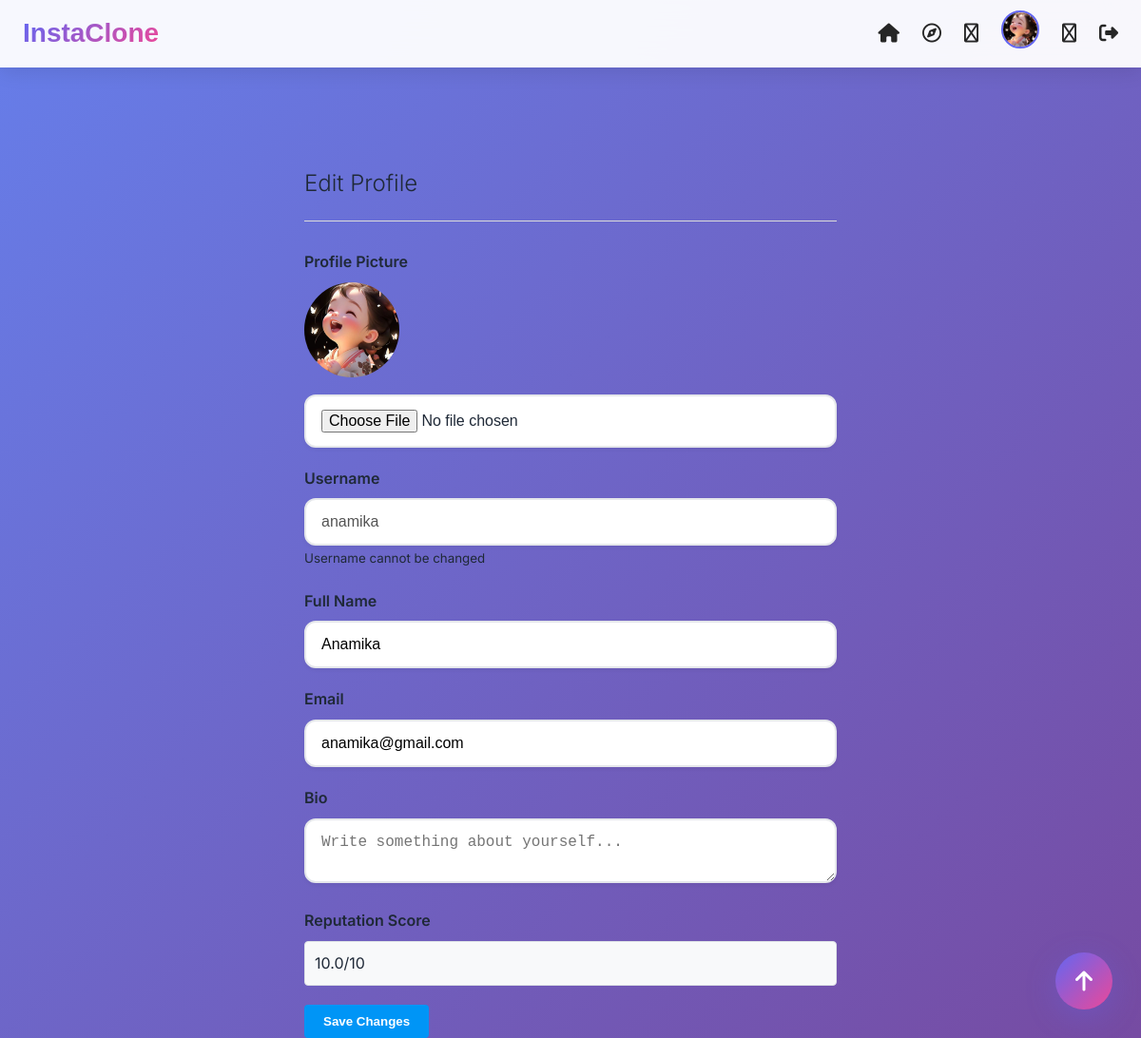
The app's page /settings (signed in), older data.
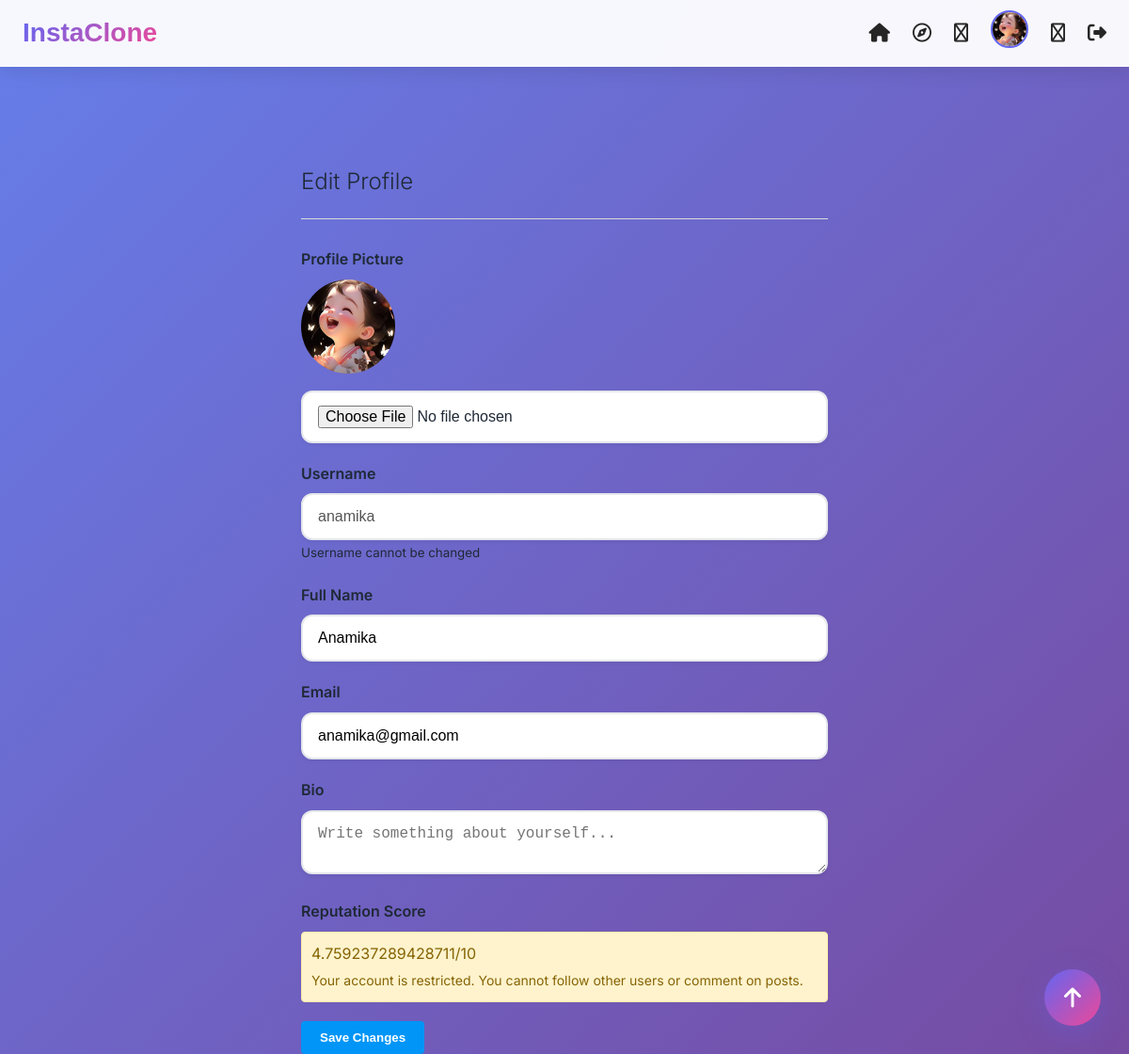
The same page, newer data.
### app.py (models this page shows)
class User(db.Model):
    id = db.Column(db.Integer, primary_key=True)
    username = db.Column(db.String(80), unique=True, nullable=False)
    email = db.Column(db.String(120), unique=True, nullable=False)
    password = db.Column(db.String(200), nullable=False)
    full_name = db.Column(db.String(100), nullable=False)
    bio = db.Column(db.Text, default='')
    profile_pic = db.Column(db.String(200), default='default_profile.png')
    reputation_score = db.Column(db.Float, default=10.0)  # Changed to Float
    created_at = db.Column(db.DateTime, default=datetime.utcnow)
    posts = db.relationship('Post', backref='author', lazy=True)
    comments = db.relationship('Comment', backref='author', lazy=True)
    followers = db.relationship('Follow', foreign_keys='Follow.followed_id', backref='followed', lazy='dynamic')
    following = db.relationship('Follow', foreign_keys='Follow.follower_id', backref='follower', lazy='dynamic')
    likes = db.relationship('Like', backref='user', lazy=True)

### app.py (the view, shortened to what this page needs)
@app.route('/settings', methods=['GET', 'POST'])
def settings():
    user = get_current_user()
    if not user:
        return redirect(url_for('login'))
    return render_template('settings.html', user=user)

### app.py (called while the page is built)
@app.before_request
def before_request():
    if request.endpoint in ['static', 'login', 'register', 'logout']:
        return
    if 'user_id' in session:
        user = db.session.get(User, session['user_id'])
        if user is None:
            session.pop('user_id', None)
            flash('Session expired. Please log in again.', 'error')
            return redirect(url_for('login'))

def get_current_user():
    if 'user_id' not in session:
        return None
    return db.session.get(User, session['user_id'])

### templates/settings.html
{% extends "base.html" %}
{% block content %}
<div class="app-container">
    <nav class="navbar">
        <div class="nav-container">
            <div class="nav-brand">
                <a href="{{ url_for('index') }}">InstaClone</a>
            </div>
            <div class="nav-links">
                <a href="{{ url_for('index') }}"><i class="fas fa-home"></i></a>
                <a href="{{ url_for('explore') }}"><i class="far fa-compass"></i></a>
                <a href="{{ url_for('search') }}"><i class="far fa-search"></i></a>
                <a href="{{ url_for('profile', username=user.username) }}">
                    <img src="{{ url_for('static', filename='images/' + user.profile_pic) }}" alt="Profile" class="nav-profile-pic">
                </a>
                <a href="{{ url_for('settings') }}"><i class="far fa-cog"></i></a>
                <a href="{{ url_for('logout') }}"><i class="fas fa-sign-out-alt"></i></a>
            </div>
        </div>
    </nav>
    <div class="settings-container">
        <div class="settings-header">
            <h2>Edit Profile</h2>
        </div>
        <form method="POST" enctype="multipart/form-data" class="settings-form">
            <div class="form-group profile-picture-group">
                <label for="profile_pic">Profile Picture</label>
                <div class="profile-picture-preview">
                    <img src="{{ url_for('static', filename='images/' + user.profile_pic) }}" alt="Current profile picture">
                </div>
                <input type="file" name="profile_pic" id="profile_pic" accept="image/*">
            </div>
            <div class="form-group">
                <label for="username">Username</label>
                <input type="text" id="username" value="{{ user.username }}" disabled>
                <small>Username cannot be changed</small>
            </div>
            <div class="form-group">
                <label for="full_name">Full Name</label>
                <input type="text" name="full_name" id="full_name" value="{{ user.full_name }}" required>
            </div>
            <div class="form-group">
                <label for="email">Email</label>
                <input type="email" name="email" id="email" value="{{ user.email }}" required>
            </div>
            <div class="form-group">
                <label for="bio">Bio</label>
                <textarea name="bio" id="bio" placeholder="Write something about yourself...">{{ user.bio }}</textarea>
            </div>
            <div class="form-group reputation-info">
                <label>Reputation Score</label>
                <div class="reputation-display {% if user.reputation_score < 5 %}low{% endif %}">
                    {{ user.reputation_score }}/10
                    {% if user.reputation_score < 5 %}
                    <span class="warning">Your account is restricted. You cannot follow other users or comment on posts.</span>
                    {% endif %}
                </div>
            </div>
            <button type="submit" class="save-btn">Save Changes</button>
        </form>
    </div>
</div>
{% endblock %}

Row changes from the older to the newer data that the page shows:
changed User "anamika": reputation_score "10.0" → "4.759237289428711"
Text that changed along with them:
text now shown: "Your account is restricted. You cannot follow other users or comment on posts."
